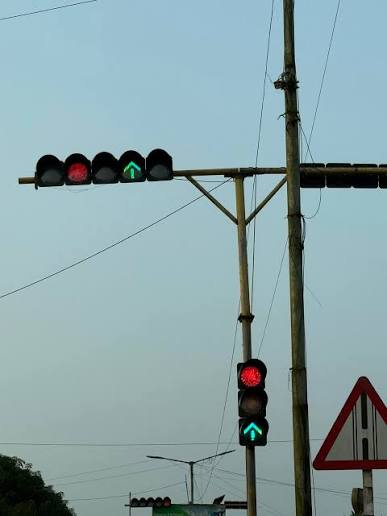
#> input picture samples/real_sign_1.jpg, 387 x 516 px
$ python -i detect.py   (imports and definitions only)
#> lines starting #> are read from the running program, lines starting #| are printed output that depends on the picture; after the words box and inside, x2 and y2 are one past the last pixel; in counts of white or black regions, pixels touching at a corner belong together
#> further down, picture is the input picture: shape (516, 387, 3); mean B, G, R 166.1, 162.1, 137
"""
detect.py
=========
Locates candidate traffic-sign regions inside a full scene photo
(as opposed to an already-cropped sign image).

APPROACH
Traffic signs are designed to be visually salient: strong, saturated
red / blue / yellow against a natural background. This module:
  1. Converts to HSV and thresholds for the three sign color families.
  2. Finds contours in each color mask.
  3. Filters by area, aspect ratio, and solidity to reject noise.
  4. Returns bounding boxes of candidate regions, which are then cropped
     and passed to SignClassifier for recognition.

This is a classical-CV pre-filter, not a learned detector. It is fast,
needs no training data, and is a reasonable stand-in for this project's
scope. For production-grade detection in cluttered scenes (multiple
signs, partial occlusion, night-time), swap this module for a trained
object detector such as YOLOv8/YOLO-NAS fine-tuned on traffic-sign
bounding-box datasets — the rest of the pipeline (classify -> NLP ->
TTS) does not need to change, since it just consumes cropped regions.
"""

import cv2
import numpy as np

# HSV ranges tuned for typical sign colors (OpenCV H: 0-180)
COLOR_RANGES = {
    "red": [((0, 90, 80), (10, 255, 255)), ((170, 90, 80), (180, 255, 255))],
    "blue": [((95, 90, 60), (130, 255, 255))],
    "yellow": [((18, 90, 100), (35, 255, 255))],
}


def _color_mask(hsv, color):
    mask = np.zeros(hsv.shape[:2], dtype=np.uint8)
    for lo, hi in COLOR_RANGES[color]:
        mask |= cv2.inRange(hsv, np.array(lo), np.array(hi))
    return mask


def detect_candidate_regions(img_bgr, min_area_frac=0.001, max_area_frac=0.5):
    """Return a list of (x, y, w, h, color) candidate sign bounding boxes."""
#> called with min_area_frac = 0.001, max_area_frac = 0.5
    h, w = img_bgr.shape[:2]
#> h = 516; w = 387
    img_area = h * w
#> img_area = 199692
    hsv = cv2.cvtColor(img_bgr, cv2.COLOR_BGR2HSV)
#> hsv: shape (516, 387, 3); mean H, S, V 88.6, 59.4, 168.8

    boxes = []
    for color in COLOR_RANGES:
        mask = _color_mask(hsv, color)
        mask = cv2.morphologyEx(mask, cv2.MORPH_OPEN, np.ones((3, 3), np.uint8))
        mask = cv2.morphologyEx(mask, cv2.MORPH_CLOSE, np.ones((7, 7), np.uint8))
        contours, _ = cv2.findContours(mask, cv2.RETR_EXTERNAL, cv2.CHAIN_APPROX_SIMPLE)

        for c in contours:
            area = cv2.contourArea(c)
            if area < min_area_frac * img_area or area > max_area_frac * img_area:
                continue
            x, y, bw, bh = cv2.boundingRect(c)
            aspect = bw / float(bh)
            if not (0.65 <= aspect <= 1.5):
                continue
            hull_area = cv2.contourArea(cv2.convexHull(c))
            solidity = area / hull_area if hull_area > 0 else 0
            if solidity < 0.55:
                continue
            boxes.append((x, y, bw, bh, color))
#> this loop made 3 passes
#> pass 1, in detect_candidate_regions, `mask = _color_mask(hsv, color)`:
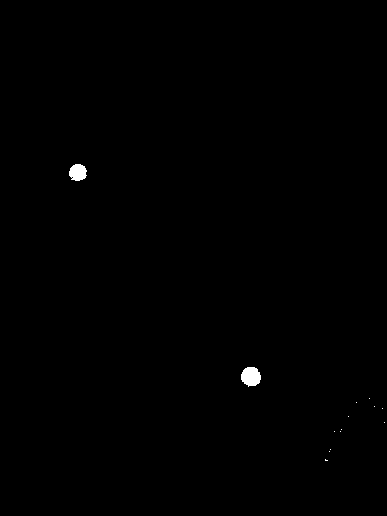
#> mask: shape (516, 387); 0.28% white; 14 white regions (12 under 20 px), largest, box (x1, y1, x2, y2) and area: (241, 367, 261, 387) 306, (69, 164, 87, 181) 239
#> pass 2, in detect_candidate_regions, `mask = _color_mask(hsv, color)`:
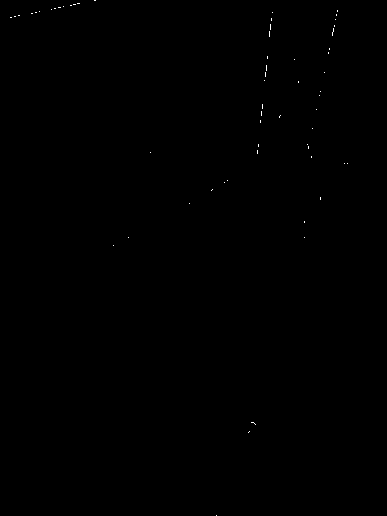
#> mask: shape (516, 387); 0.07% white in thin lines or dots, all inside (x1, y1, x2, y2) = (10, 0, 348, 516)
#> after the loop, boxes = [(241, 367, 20, 19, 'red'), (69, 164, 17, 17, 'red')]

    return boxes


def crop_regions(img_bgr, boxes, pad_frac=0.15):
    """Crop each candidate box (with a little padding) out of the image."""
    h, w = img_bgr.shape[:2]
    crops = []
    for (x, y, bw, bh, color) in boxes:
        pad_x, pad_y = int(bw * pad_frac), int(bh * pad_frac)
        x0, y0 = max(0, x - pad_x), max(0, y - pad_y)
        x1, y1 = min(w, x + bw + pad_x), min(h, y + bh + pad_y)
        crops.append(img_bgr[y0:y1, x0:x1])
    return crops

>>> import cv2
>>> picture = cv2.imread('../samples/real_sign_1.jpg')
>>> result = detect_candidate_regions(picture)
#> result has the same summary as boxes in detect_candidate_regions
